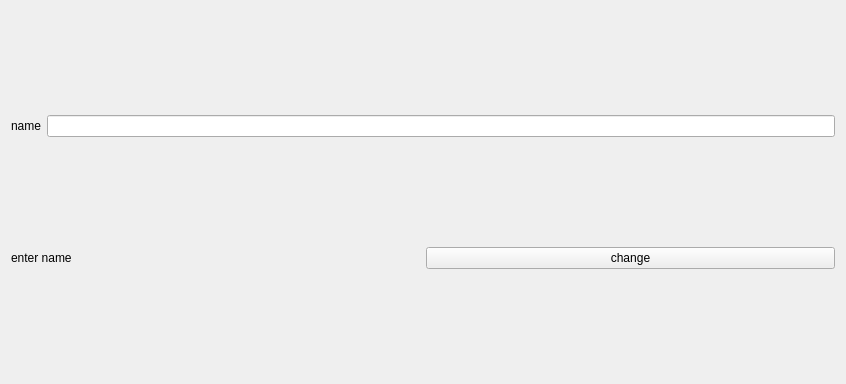
<?xml version="1.0" encoding="UTF-8"?>
<ui version="4.0">
 <class>Form</class>
 <widget class="QWidget" name="Form">
  <property name="geometry">
   <rect>
    <x>0</x>
    <y>0</y>
    <width>846</width>
    <height>384</height>
   </rect>
  </property>
  <property name="windowTitle">
   <string>Qlabel &amp; QlineEdit</string>
  </property>
  <layout class="QVBoxLayout" name="verticalLayout">
   <item>
    <layout class="QHBoxLayout" name="horizontalLayout">
     <item>
      <widget class="QLabel" name="name">
       <property name="text">
        <string>name</string>
       </property>
      </widget>
     </item>
     <item>
      <widget class="QLineEdit" name="input">
       <property name="baseSize">
        <size>
         <width>10</width>
         <height>5</height>
        </size>
       </property>
      </widget>
     </item>
    </layout>
   </item>
   <item>
    <layout class="QHBoxLayout" name="horizontalLayout_2">
     <item>
      <widget class="QLabel" name="text">
       <property name="text">
        <string>enter name</string>
       </property>
      </widget>
     </item>
     <item>
      <widget class="QPushButton" name="change_button">
       <property name="minimumSize">
        <size>
         <width>8</width>
         <height>4</height>
        </size>
       </property>
       <property name="text">
        <string>change</string>
       </property>
      </widget>
     </item>
    </layout>
   </item>
  </layout>
 </widget>
 <resources/>
 <connections/>
</ui>
